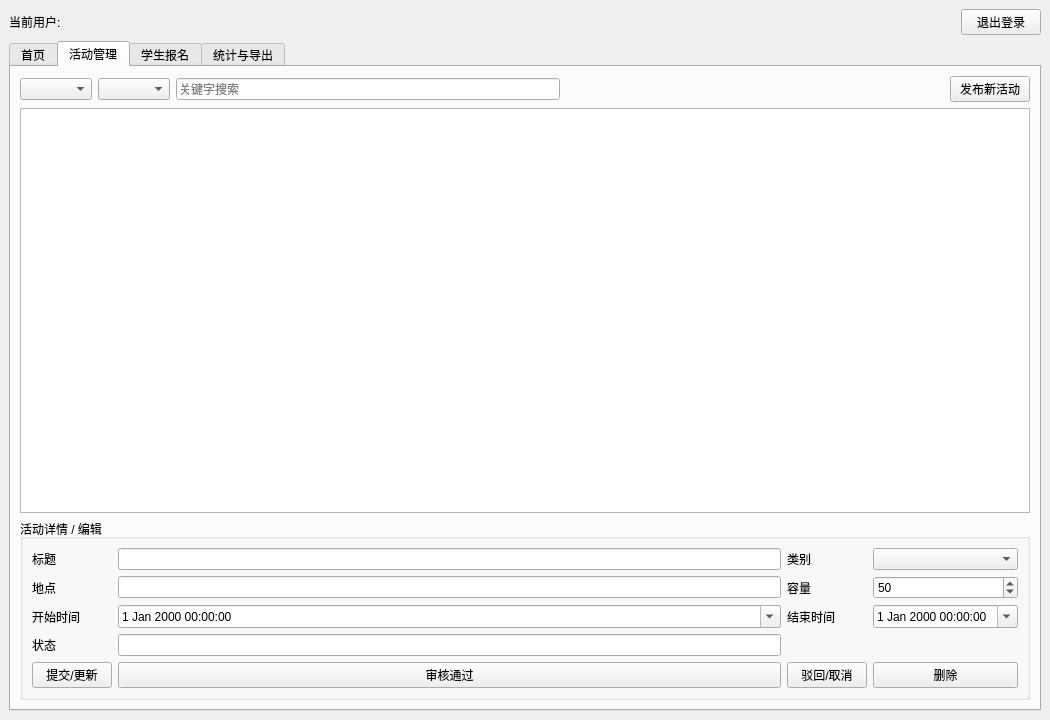
<?xml version="1.0" encoding="UTF-8"?>
<ui version="4.0">
 <class>MainWindow</class>
 <widget class="QMainWindow" name="MainWindow">
  <property name="geometry">
   <rect>
    <x>0</x>
    <y>0</y>
    <width>1050</width>
    <height>720</height>
   </rect>
  </property>
  <property name="windowTitle">
   <string>校园活动报名与签到</string>
  </property>
  <widget class="QWidget" name="centralwidget">
   <layout class="QVBoxLayout" name="verticalLayout">
    <item>
     <layout class="QHBoxLayout" name="topBarLayout">
      <item>
       <widget class="QLabel" name="userInfoLabel">
        <property name="text">
         <string>当前用户: </string>
        </property>
       </widget>
      </item>
      <item>
       <spacer name="topSpacer">
        <property name="orientation">
         <enum>Qt::Orientation::Horizontal</enum>
        </property>
        <property name="sizeHint" stdset="0">
         <size>
          <width>40</width>
          <height>20</height>
         </size>
        </property>
       </spacer>
      </item>
      <item>
       <widget class="QPushButton" name="logoutButton">
        <property name="text">
         <string>退出登录</string>
        </property>
       </widget>
      </item>
     </layout>
    </item>
    <item>
     <widget class="QTabWidget" name="tabWidget">
      <property name="tabPosition">
       <enum>QTabWidget::TabPosition::North</enum>
      </property>
      <property name="currentIndex">
       <number>1</number>
      </property>
      <widget class="QWidget" name="tabDashboard">
       <attribute name="title">
        <string>首页</string>
       </attribute>
       <layout class="QVBoxLayout" name="horizontalLayout">
        <item>
         <widget class="QGroupBox" name="annGroup">
          <property name="title">
           <string>公告</string>
          </property>
          <layout class="QVBoxLayout" name="verticalLayout_2">
           <item>
            <widget class="QListWidget" name="announcementList"/>
           </item>
           <item>
            <widget class="QPushButton" name="refreshAnnouncementsButton">
             <property name="text">
              <string>刷新公告</string>
             </property>
            </widget>
           </item>
          </layout>
         </widget>
        </item>
        <item>
         <widget class="QGroupBox" name="upcomingGroup">
          <property name="title">
           <string>近期活动</string>
          </property>
          <layout class="QVBoxLayout" name="verticalLayout_3">
           <item>
            <widget class="QTableView" name="upcomingTable"/>
           </item>
          </layout>
         </widget>
        </item>
       </layout>
      </widget>
      <widget class="QWidget" name="tabActivities">
       <attribute name="title">
        <string>活动管理</string>
       </attribute>
       <layout class="QVBoxLayout" name="verticalLayout_4">
        <item>
         <layout class="QHBoxLayout" name="filterLayout">
          <item>
           <widget class="QComboBox" name="categoryFilter"/>
          </item>
          <item>
           <widget class="QComboBox" name="statusFilter"/>
          </item>
          <item>
           <widget class="QLineEdit" name="keywordEdit">
            <property name="placeholderText">
             <string>关键字搜索</string>
            </property>
           </widget>
          </item>
          <item>
           <spacer name="horizontalSpacer">
            <property name="orientation">
             <enum>Qt::Orientation::Horizontal</enum>
            </property>
            <property name="sizeHint" stdset="0">
             <size>
              <width>40</width>
              <height>20</height>
             </size>
            </property>
           </spacer>
          </item>
          <item>
           <widget class="QPushButton" name="newActivityButton">
            <property name="text">
             <string>发布新活动</string>
            </property>
           </widget>
          </item>
         </layout>
        </item>
        <item>
         <widget class="QTableView" name="activityTable"/>
        </item>
        <item>
         <widget class="QGroupBox" name="formGroup">
          <property name="title">
           <string>活动详情 / 编辑</string>
          </property>
          <layout class="QGridLayout" name="gridLayout">
           <item row="0" column="0">
            <widget class="QLabel" name="labelTitle">
             <property name="text">
              <string>标题</string>
             </property>
            </widget>
           </item>
           <item row="0" column="1">
            <widget class="QLineEdit" name="titleEdit"/>
           </item>
           <item row="0" column="2">
            <widget class="QLabel" name="labelCategory">
             <property name="text">
              <string>类别</string>
             </property>
            </widget>
           </item>
           <item row="0" column="3">
            <widget class="QComboBox" name="categoryEdit"/>
           </item>
           <item row="1" column="0">
            <widget class="QLabel" name="labelLocation">
             <property name="text">
              <string>地点</string>
             </property>
            </widget>
           </item>
           <item row="1" column="1">
            <widget class="QLineEdit" name="locationEdit"/>
           </item>
           <item row="1" column="2">
            <widget class="QLabel" name="labelCapacity">
             <property name="text">
              <string>容量</string>
             </property>
            </widget>
           </item>
           <item row="1" column="3">
            <widget class="QSpinBox" name="capacitySpin">
             <property name="minimum">
              <number>1</number>
             </property>
             <property name="maximum">
              <number>10000</number>
             </property>
             <property name="value">
              <number>50</number>
             </property>
            </widget>
           </item>
           <item row="2" column="0">
            <widget class="QLabel" name="labelStart">
             <property name="text">
              <string>开始时间</string>
             </property>
            </widget>
           </item>
           <item row="2" column="1">
            <widget class="QDateTimeEdit" name="startEdit">
             <property name="calendarPopup">
              <bool>true</bool>
             </property>
            </widget>
           </item>
           <item row="2" column="2">
            <widget class="QLabel" name="labelEnd">
             <property name="text">
              <string>结束时间</string>
             </property>
            </widget>
           </item>
           <item row="2" column="3">
            <widget class="QDateTimeEdit" name="endEdit">
             <property name="calendarPopup">
              <bool>true</bool>
             </property>
            </widget>
           </item>
           <item row="3" column="0">
            <widget class="QLabel" name="labelStatus">
             <property name="text">
              <string>状态</string>
             </property>
            </widget>
           </item>
           <item row="3" column="1">
            <widget class="QLineEdit" name="statusEdit">
             <property name="readOnly">
              <bool>true</bool>
             </property>
            </widget>
           </item>
           <item row="4" column="0">
            <widget class="QPushButton" name="submitActivityButton">
             <property name="text">
              <string>提交/更新</string>
             </property>
            </widget>
           </item>
           <item row="4" column="1">
            <widget class="QPushButton" name="approveButton">
             <property name="text">
              <string>审核通过</string>
             </property>
            </widget>
           </item>
           <item row="4" column="2">
            <widget class="QPushButton" name="rejectButton">
             <property name="text">
              <string>驳回/取消</string>
             </property>
            </widget>
           </item>
           <item row="4" column="3">
            <widget class="QPushButton" name="deleteButton">
             <property name="text">
              <string>删除</string>
             </property>
            </widget>
           </item>
          </layout>
         </widget>
        </item>
       </layout>
      </widget>
      <widget class="QWidget" name="tabEnrollment">
       <attribute name="title">
        <string>学生报名</string>
       </attribute>
       <layout class="QVBoxLayout" name="verticalLayout_5">
        <item>
         <layout class="QHBoxLayout" name="horizontalLayout_2">
          <item>
           <widget class="QLabel" name="labelActFilter">
            <property name="text">
             <string>可报名活动</string>
            </property>
           </widget>
          </item>
          <item>
           <spacer name="horizontalSpacer_2">
            <property name="orientation">
             <enum>Qt::Orientation::Horizontal</enum>
            </property>
            <property name="sizeHint" stdset="0">
             <size>
              <width>40</width>
              <height>20</height>
             </size>
            </property>
           </spacer>
          </item>
          <item>
           <widget class="QPushButton" name="checkConflictButton">
            <property name="text">
             <string>检查冲突</string>
            </property>
           </widget>
          </item>
         </layout>
        </item>
        <item>
         <widget class="QTableView" name="enrollmentActivityTable"/>
        </item>
        <item>
         <layout class="QHBoxLayout" name="horizontalLayout_3">
          <item>
           <widget class="QPushButton" name="enrollButton">
            <property name="text">
             <string>报名</string>
            </property>
           </widget>
          </item>
          <item>
           <widget class="QPushButton" name="cancelEnrollButton">
            <property name="text">
             <string>取消报名</string>
            </property>
           </widget>
          </item>
          <item>
           <widget class="QPushButton" name="waitlistButton">
            <property name="text">
             <string>加入候补</string>
            </property>
           </widget>
          </item>
          <item>
           <spacer name="horizontalSpacer_3">
            <property name="orientation">
             <enum>Qt::Orientation::Horizontal</enum>
            </property>
            <property name="sizeHint" stdset="0">
             <size>
              <width>40</width>
              <height>20</height>
             </size>
            </property>
           </spacer>
          </item>
          <item>
           <widget class="QPushButton" name="exportMyEnrollButton">
            <property name="text">
             <string>导出我的报名 CSV</string>
            </property>
           </widget>
          </item>
         </layout>
        </item>
        <item>
         <widget class="QGroupBox" name="waitlistGroup">
          <property name="title">
           <string>我的报名 / 候补</string>
          </property>
          <layout class="QVBoxLayout" name="verticalLayout_6">
           <item>
            <widget class="QTableView" name="waitlistTable"/>
           </item>
          </layout>
         </widget>
        </item>
       </layout>
      </widget>
      <widget class="QWidget" name="tabReports">
       <attribute name="title">
        <string>统计与导出</string>
       </attribute>
       <layout class="QVBoxLayout" name="verticalLayout_7">
        <item>
         <widget class="QGroupBox" name="statsGroup">
          <property name="title">
           <string>概览</string>
          </property>
          <layout class="QGridLayout" name="gridLayoutStats">
           <item row="0" column="0">
            <widget class="QLabel" name="labelTotalAct">
             <property name="text">
              <string>活动总数: 0</string>
             </property>
            </widget>
           </item>
           <item row="0" column="1">
            <widget class="QLabel" name="labelTotalEnroll">
             <property name="text">
              <string>报名总数: 0</string>
             </property>
            </widget>
           </item>
           <item row="1" column="0">
            <widget class="QLabel" name="labelApproved">
             <property name="text">
              <string>已审核: 0</string>
             </property>
            </widget>
           </item>
           <item row="1" column="1">
            <widget class="QLabel" name="labelPending">
             <property name="text">
              <string>待审核: 0</string>
             </property>
            </widget>
           </item>
          </layout>
         </widget>
        </item>
        <item>
         <layout class="QHBoxLayout" name="horizontalLayout_4">
          <item>
           <widget class="QPushButton" name="runReportButton">
            <property name="text">
             <string>生成报表 (后台)</string>
            </property>
           </widget>
          </item>
          <item>
           <widget class="QPushButton" name="exportCsvButton">
            <property name="text">
             <string>导出报名列表 CSV</string>
            </property>
           </widget>
          </item>
          <item>
           <widget class="QLabel" name="reportStatusLabel">
            <property name="text">
             <string>状态: 空闲</string>
            </property>
           </widget>
          </item>
         </layout>
        </item>
        <item>
         <widget class="QTableView" name="reportPreviewTable"/>
        </item>
       </layout>
      </widget>
     </widget>
    </item>
   </layout>
  </widget>
 </widget>
 <resources/>
 <connections/>
</ui>
